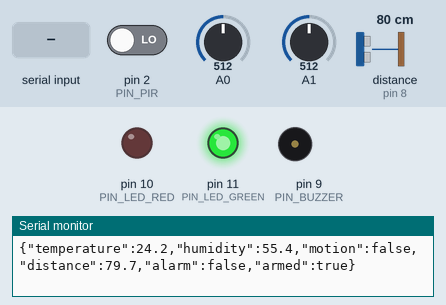
Bench run of a sketch on a simulated Arduino Uno, built with avr-gcc and run on an emulated ATmega328P. On the bench: output pins drawn as LEDs (lit = HIGH), buzzer (waves = sounding), the last lines printed to the serial monitor. Wiring (inferred from the names in the program): ultrasonic range finder: trigger pin 7; echo pin 8. The inputs (shaded band) are chosen by the test bench; at power-on: distance to the obstacle (sensor on pin 8) 80 cm, pin 2 (PIN_PIR) LOW, A0 = 512, A1 = 512. The echo pulse lasts 58.3 µs per cm; pins used as bus, display or sensor lines are not drawn.

Above: at 1.4 s.
1.5 s: "DISARM\n" received over Serial
At 1.58 s:
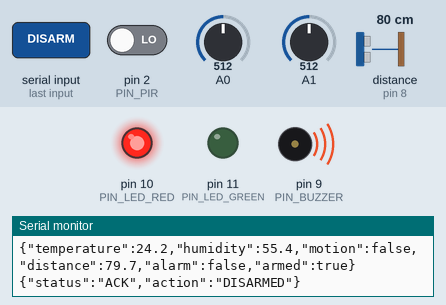
At 2.6 s:
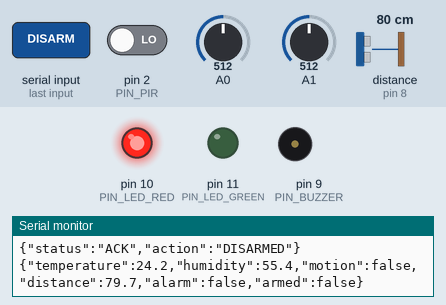
3.1 s: distance to the obstacle (sensor on pin 8) set to 2 cm
6.1 s: pin 2 (PIN_PIR) driven HIGH
9.1 s: "ARM\n" received over Serial
At 10.1 s:
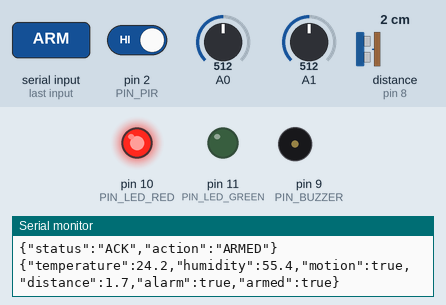
10.7 s: "ALARM_CLEAR\n" received over Serial
12.2 s: distance to the obstacle (sensor on pin 8) set to 4 cm
Timing chart, 0 to 15.2 s (numbered marks = the images above; inputs shaded):
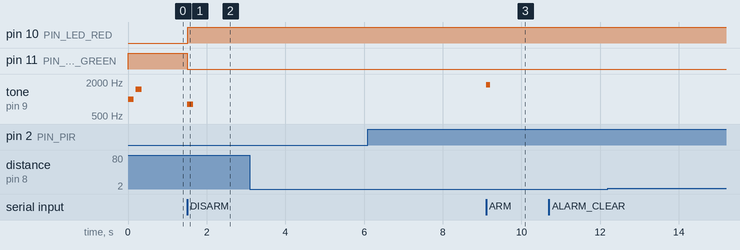

Measured:
- after the input at 1.5 s, pin 10 (PIN_LED_RED): LOW → HIGH at once; pin 11 (PIN_LED_GREEN): HIGH → LOW at once; tone on pin 9 (PIN_BUZZER): silent → 800 Hz at once, → silent 0.15 s later
- after the input at 9.1 s, tone on pin 9 (PIN_BUZZER): silent → 1800 Hz at once, → silent 0.10 s later

The sketch:

ioe_security_system.ino
```cpp
/*
 * ============================================================================
 * IoE-Based Smart Security and Intelligent Monitoring System
 * Target Board: Arduino Uno / Mega / Nano / ESP32 (compatible)
 *
 * Internet of Everything (IoE) Integration:
 * - Things: PIR Sensor, DHT Temperature/Humidity, HC-SR04 Ultrasonic, Buzzer, LEDs
 * - Connectivity: USB Serial at 9600 baud sending structured JSON
 * - Data: Real-time telemetry {"temperature": T, "humidity": H, "motion": M, "distance": D, "alarm": A}
 * - Process: Local threshold triggers + bidirectional host command execution
 * ============================================================================
 *
 * PIN MAPPING:
 * - PIR Motion Sensor (HC-SR501) : Digital Pin 2 (Interrupt capable)
 * - DHT11 / DHT22 Data Pin       : Digital Pin 4 (Pull-up 10k resistor recommended)
 * - HC-SR04 Ultrasonic Trig      : Digital Pin 7
 * - HC-SR04 Ultrasonic Echo      : Digital Pin 8
 * - Active Buzzer                : Digital Pin 9 (PWM/Digital)
 * - Red LED (Alarm / Armed)      : Digital Pin 10 (220 Ohm resistor)
 * - Green LED (System OK)        : Digital Pin 11 (220 Ohm resistor)
 * ============================================================================
 */

// If using the standard Adafruit DHT library:
// #include <DHT.h>
// #define DHTPIN 4
// #define DHTTYPE DHT11
// DHT dht(DHTPIN, DHTTYPE);

// Pins definition
const int PIN_PIR        = 2;
const int PIN_DHT        = 4;
const int PIN_TRIG       = 7;
const int PIN_ECHO       = 8;
const int PIN_BUZZER     = 9;
const int PIN_LED_RED    = 10;
const int PIN_LED_GREEN  = 11;

// System states
bool isArmed          = true;
bool localAlarmActive = false;
bool motionDetected   = false;
float temperatureC    = 24.5;
float humidityPct     = 55.0;
float distanceCm      = 120.0;

// Timing variables
unsigned long lastTelemetryTime = 0;
const unsigned long TELEMETRY_INTERVAL = 1000; // Send JSON once every second

// Basic DHT reading without external dependencies (fallback simple pulse reader or simulated DHT)
float readSimulatedOrDHTTemp() {
  // Read analog fluctuation or return stable baseline with slight drift
  // If real DHT sensor library is installed, use: return dht.readTemperature();
  int raw = analogRead(A0);
  float drift = (raw % 10) * 0.1;
  return 24.0 + drift;
}

float readSimulatedOrDHTHumidity() {
  // If real DHT library is installed, use: return dht.readHumidity();
  int raw = analogRead(A1);
  float drift = (raw % 10) * 0.2;
  return 55.0 + drift;
}

float readUltrasonicDistance() {
  // Trigger ultrasonic ping
  digitalWrite(PIN_TRIG, LOW);
  delayMicroseconds(2);
  digitalWrite(PIN_TRIG, HIGH);
  delayMicroseconds(10);
  digitalWrite(PIN_TRIG, LOW);

  // Read echo pulse width (timeout after 25ms = ~4 meters)
  long duration = pulseIn(PIN_ECHO, HIGH, 25000);
  if (duration == 0) {
    return 150.0; // Out of range or no echo default
  }
  // Speed of sound = 343 m/s = 0.0343 cm/microsecond. Distance = (duration / 2) * 0.0343
  float cm = (duration * 0.0343) / 2.0;
  return cm;
}

void setup() {
  // Initialize Serial Monitor / Web Serial port at 9600 baud
  Serial.begin(9600);
  while (!Serial && millis() < 3000) {
    ; // Wait for serial port to connect
  }

  // Configure pin modes
  pinMode(PIN_PIR, INPUT);
  pinMode(PIN_TRIG, OUTPUT);
  pinMode(PIN_ECHO, INPUT);
  pinMode(PIN_BUZZER, OUTPUT);
  pinMode(PIN_LED_RED, OUTPUT);
  pinMode(PIN_LED_GREEN, OUTPUT);

  // Initial LED & Buzzer state
  digitalWrite(PIN_BUZZER, LOW);
  digitalWrite(PIN_LED_RED, LOW);
  digitalWrite(PIN_LED_GREEN, HIGH); // System OK

  // Startup chirp
  tone(PIN_BUZZER, 1000, 150);
  delay(200);
  tone(PIN_BUZZER, 1500, 150);

  // Optional: dht.begin();
}

void loop() {
  // 1. Check for incoming Serial commands from Web Dashboard
  processSerialCommands();

  // 2. Read physical sensors
  motionDetected = (digitalRead(PIN_PIR) == HIGH);
  distanceCm = readUltrasonicDistance();
  temperatureC = readSimulatedOrDHTTemp();
  humidityPct = readSimulatedOrDHTHumidity();

  // 3. Local Autonomous Security Rule:
  // If system is armed and motion detected or proximity breach (< 30cm)
  if (isArmed && (motionDetected || distanceCm < 30.0)) {
    localAlarmActive = true;
    digitalWrite(PIN_LED_RED, HIGH);
    digitalWrite(PIN_LED_GREEN, LOW);
    // Pulse buzzer
    if (millis() % 400 < 200) {
      digitalWrite(PIN_BUZZER, HIGH);
    } else {
      digitalWrite(PIN_BUZZER, LOW);
    }
  } else if (!localAlarmActive) {
    // Normal state
    digitalWrite(PIN_LED_RED, isArmed ? LOW : HIGH);
    digitalWrite(PIN_LED_GREEN, isArmed ? HIGH : LOW);
    digitalWrite(PIN_BUZZER, LOW);
  }

  // 4. Transmit periodic JSON telemetry to Web Serial Dashboard
  if (millis() - lastTelemetryTime >= TELEMETRY_INTERVAL) {
    lastTelemetryTime = millis();
    sendTelemetryJSON();
  }

  delay(20);
}

void sendTelemetryJSON() {
  // Formulate single-line RFC8259 compliant JSON packet
  Serial.print("{\"temperature\":");
  Serial.print(temperatureC, 1);
  Serial.print(",\"humidity\":");
  Serial.print(humidityPct, 1);
  Serial.print(",\"motion\":");
  Serial.print(motionDetected ? "true" : "false");
  Serial.print(",\"distance\":");
  Serial.print(distanceCm, 1);
  Serial.print(",\"alarm\":");
  Serial.print(localAlarmActive ? "true" : "false");
  Serial.print(",\"armed\":");
  Serial.print(isArmed ? "true" : "false");
  Serial.println("}");
}

void processSerialCommands() {
  if (Serial.available() > 0) {
    String cmd = Serial.readStringUntil('\n');
    cmd.trim();

    if (cmd == "ARM") {
      isArmed = true;
      localAlarmActive = false;
      digitalWrite(PIN_LED_GREEN, HIGH);
      digitalWrite(PIN_LED_RED, LOW);
      digitalWrite(PIN_BUZZER, LOW);
      tone(PIN_BUZZER, 1800, 100);
      Serial.println("{\"status\":\"ACK\",\"action\":\"ARMED\"}");
    }
    else if (cmd == "DISARM") {
      isArmed = false;
      localAlarmActive = false;
      digitalWrite(PIN_LED_GREEN, LOW);
      digitalWrite(PIN_LED_RED, LOW);
      digitalWrite(PIN_BUZZER, LOW);
      tone(PIN_BUZZER, 800, 150);
      Serial.println("{\"status\":\"ACK\",\"action\":\"DISARMED\"}");
    }
    else if (cmd == "ALARM_CLEAR" || cmd == "RESET") {
      localAlarmActive = false;
      digitalWrite(PIN_BUZZER, LOW);
      digitalWrite(PIN_LED_RED, LOW);
      digitalWrite(PIN_LED_GREEN, HIGH);
      Serial.println("{\"status\":\"ACK\",\"action\":\"ALARM_CLEARED\"}");
    }
    else if (cmd == "BUZZER_ON") {
      digitalWrite(PIN_BUZZER, HIGH);
      Serial.println("{\"status\":\"ACK\",\"action\":\"BUZZER_ON\"}");
    }
    else if (cmd == "BUZZER_OFF") {
      digitalWrite(PIN_BUZZER, LOW);
      Serial.println("{\"status\":\"ACK\",\"action\":\"BUZZER_OFF\"}");
    }
    else if (cmd == "PING") {
      Serial.println("{\"status\":\"PONG\",\"device\":\"Arduino Uno IoE Node\"}");
    }
  }
}
```
